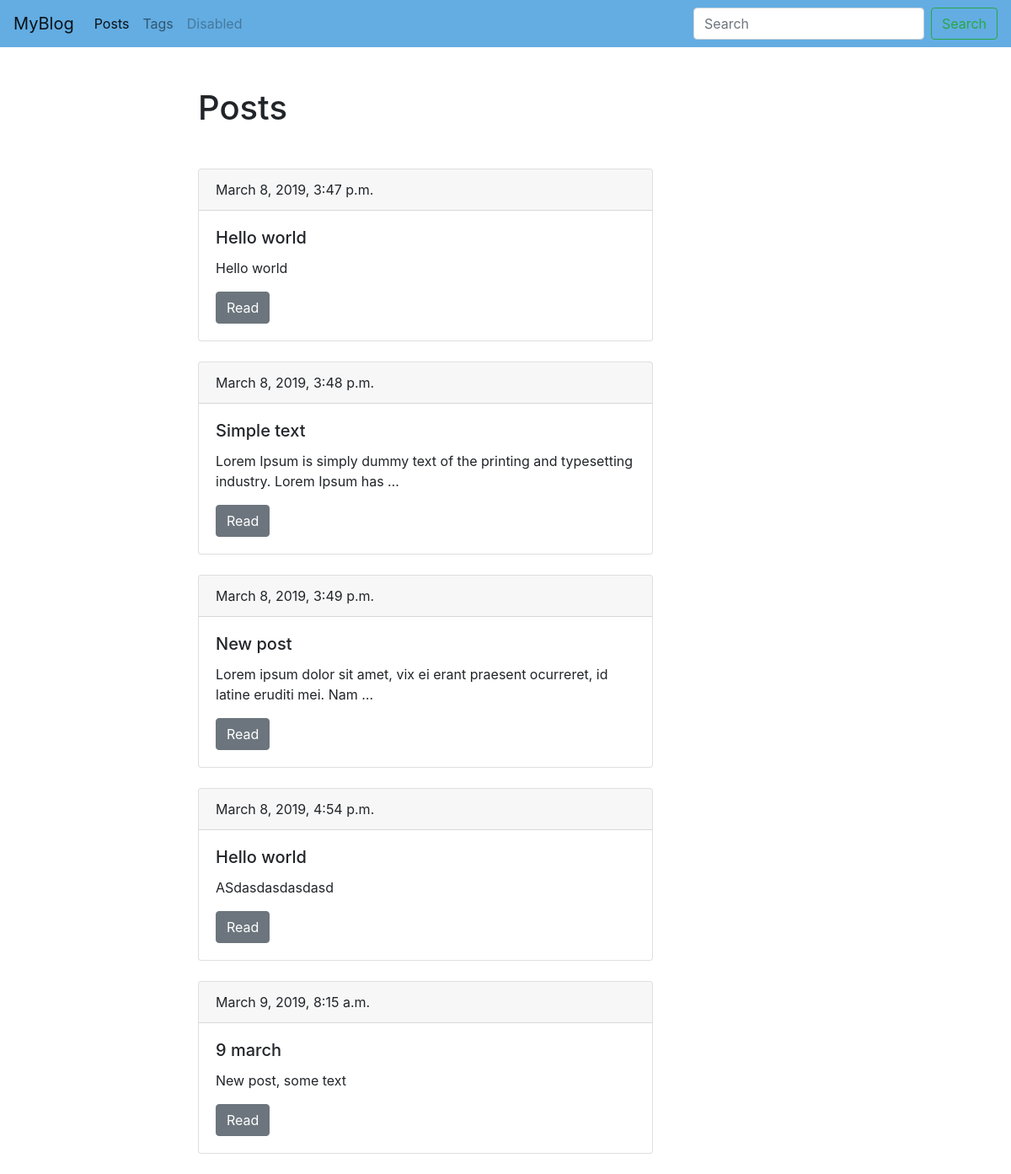
Before: /blog/ with the older database file.
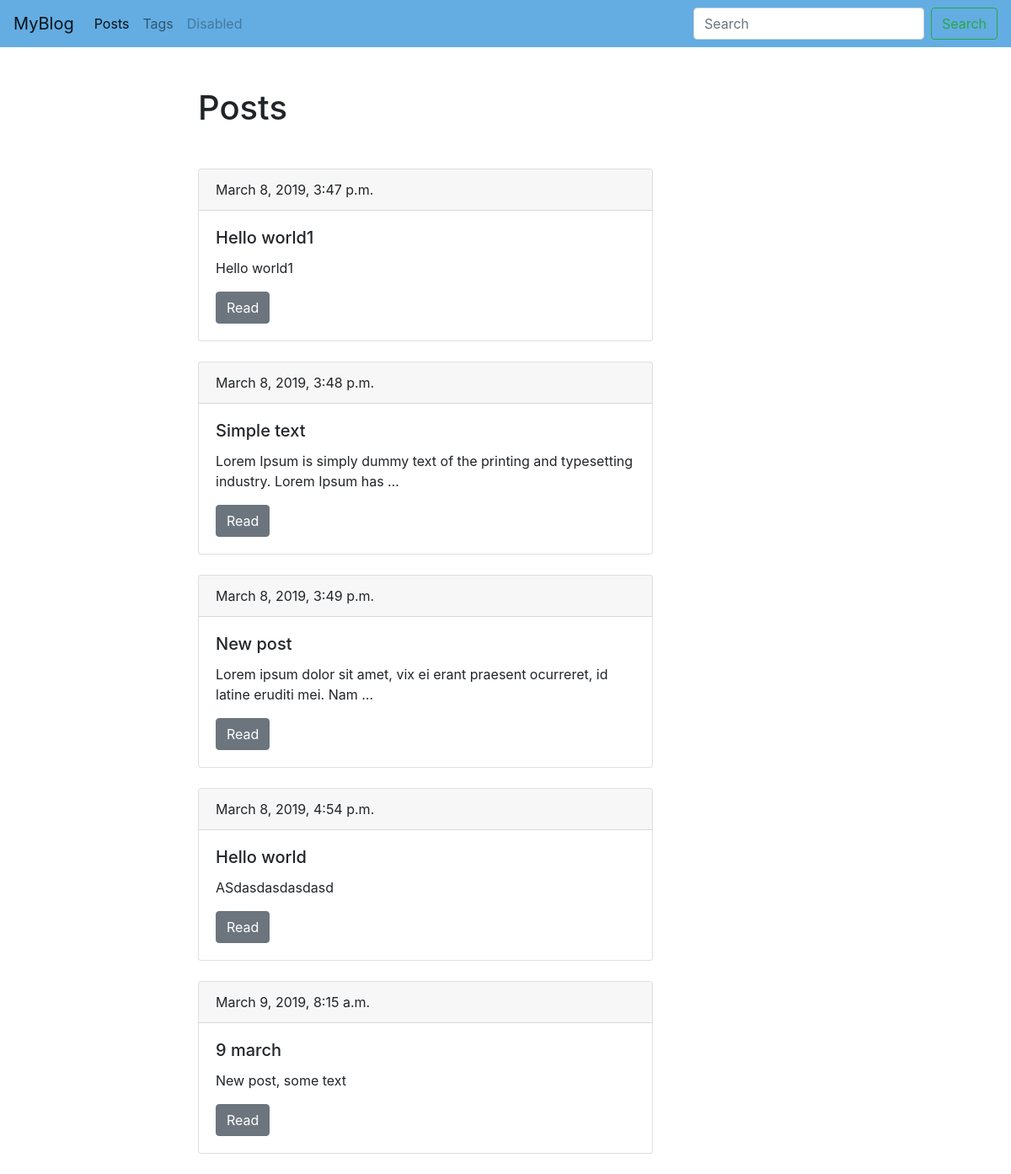
After: the same page with the newer database file.
### blog/models.py (models this page shows, shortened)
class Post(models.Model):
    title = models.CharField(max_length=150, db_index=True)
    slug = models.SlugField(max_length=150, unique=True,blank=True)
    body = models.TextField(blank=True, db_index=True)
    date_pub = models.DateTimeField(auto_now_add=True)
    tags = models.ManyToManyField('Tag', blank=True, related_name='posts')
    def get_absolute_url(self):
        return reverse('post_detail_url', kwargs={'slug': self.slug})

### blog/views.py (the view)
# urls.py: path('', posts_list, name='post_list_url'),
def posts_list(request):
    posts = Post.objects.all()
    return(render(request, 'blog/index.html', context={'posts': posts}))

### blog/templates/blog/index.html (shortened to what this page needs)
{% extends 'blog/base_blog.html'%}
{% block content %}
  <h1 class="mb-5">Posts</h1>
    {% for post in posts %}
    <div class="card mb-4">
      <div class="card-header">
        {{post.date_pub}}
      </div>
      <div class="card-body">
        <h5 class="card-title">{{post.title}}</h5>
        <p class="card-text">{{post.body | truncatewords:15}}</p>
        <a href="{{ post.get_absolute_url }}" class="btn btn-secondary">Read</a>
      </div>
    </div>
    {% endfor %}
{% endblock %}

Changed rows visible on the page:
changed Post: title "Hello world" → "Hello world1"; body "Hello world" → "Hello world1"
